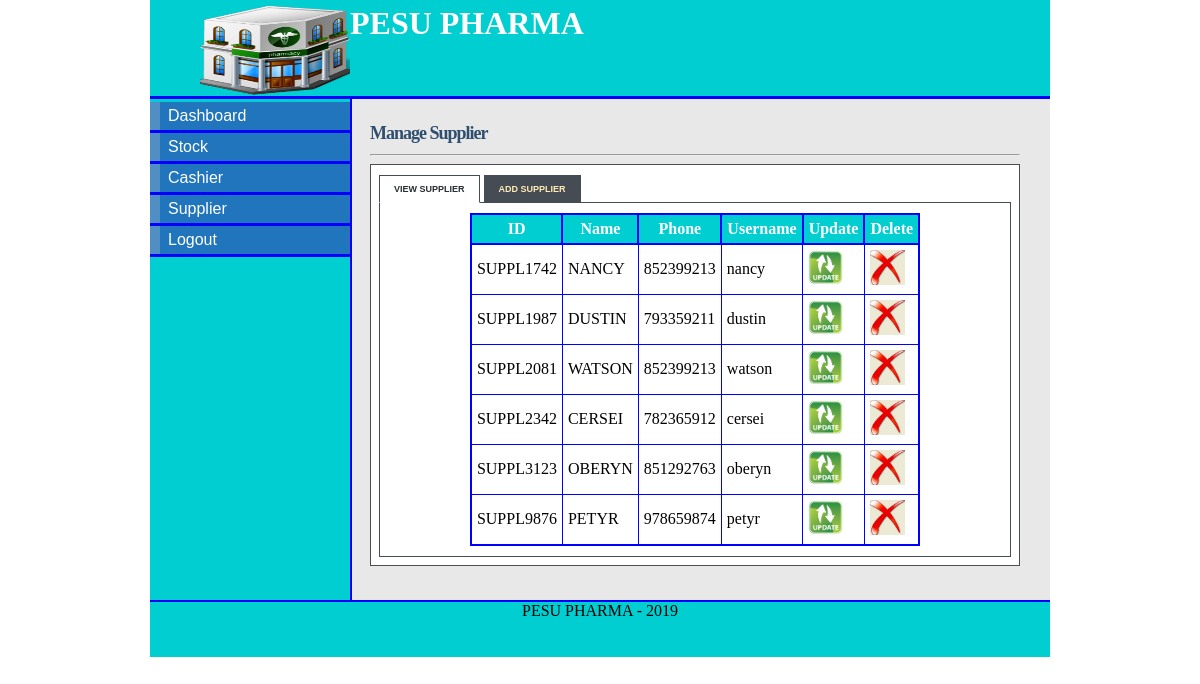
Screenshot of /admin_supplier.php (signed in) with the database file from the repository.
### tables this page shows
CREATE TABLE IF NOT EXISTS `SUPPLIER`(
  `supplier_id` VARCHAR(9) NOT NULL,
  `supplier_name` VARCHAR(15) NOT NULL,
  `supplier_sex` CHAR(1),
  `supplier_phone` INT NOT NULL,
  `cashier_id` VARCHAR(12) NOT NULL,
  `username` VARCHAR(10) NOT NULL,
  `password` VARCHAR(10) NOT NULL,
  PRIMARY KEY(`supplier_id`),
  FOREIGN KEY(`cashier_id`)REFERENCES CASHIER(`cashier_id`)
);

### admin_supplier.php (the view, shortened to what this page needs)
<!DOCTYPE html>
<html>
<head>
<link rel="stylesheet" type="text/css" href="style/mystyle.css">
<link rel="stylesheet" href="style/style.css" type="text/css" media="screen" />
<link rel="stylesheet" href="style/table.css" type="text/css" media="screen" />
</head>
<body>
<div id="content">
<div id="header">
<h1><a href="#"><img src="images/hd_logo.jpg"></a>  PESU PHARMA</h1></div>
<div id="left_column">
	<div id="button">
		<ul>
			<li><a href="admin.php">Dashboard</a></li>
            <li><a href="stock.php">Stock</a></li>
			<li><a href="admin_cashier.php">Cashier</a></li>
			<li><a href="admin_supplier.php">Supplier</a></li>
			<li><a href="logout.php">Logout</a></li>
		</ul>
</div>
		</div>
<div id="main">
<div id="tabbed_box" class="tabbed_box">
    <h4>Manage Supplier</h4>
<hr/>
    <div class="tabbed_area">
        <ul class="tabs">
            <li><a href="javascript:tabSwitch('tab_1', 'content_1');" id="tab_1" class="active">View Supplier</a></li>
            <li><a href="javascript:tabSwitch('tab_2', 'content_2');" id="tab_2">Add Supplier</a></li>
        </ul>
        <div id="content_1" class="content">
		<?php
        include_once('connect_db.php');
        $result = mysqli_query($con,"SELECT * FROM SUPPLIER")
                or die(mysqli_error($con));
        echo "<table border='1' cellpadding='5' align='center'>";
        echo "<tr> <th>ID</th><th>Name </th> <th>Phone </th> <th>Username </th><th>Update </th><th>Delete</th></tr>";
        while($row = mysqli_fetch_array( $result )) {
                echo "<tr>";
                echo '<td>' . $row['supplier_id'] . '</td>';
                echo '<td>' . $row['supplier_name'] . '</td>';
				echo '<td>' . $row['supplier_phone'] . '</td>';
				echo '<td>' . $row['username'] . '</td>';
				?>
				<td><a href="update_supplier.php?username=<?php echo $row['username']?>"><img src="images/update-icon.png" width="35" height="35" border="0" /></a></td>
				<td><a href="delete_supplier.php?Supplier_id=<?php echo $row['supplier_id']?>"><img src="images/delete-icon.jpg" width="35" height="35" border="0" /></a></td>
				<?php
		 }
        echo "</table>";
?>
        </div>
    </div>
</div>
</div>
<div id="footer" align="Center"> PESU PHARMA - 2019</div>
</div>
</body>
</html>

### style/mystyle.css (style rules this page uses)
body { margin-top: 0px; padding-top: 0px; }
#content { margin-left: auto; margin-right: auto; background: #E8E8E8; width: 900px; height: 600px; }
#header { width: 900px; height: 96px; background: #00CED1; border-bottom: solid 3px blue; }
#header h1 { margin: 0px; padding-top: 5px; margin-left: 50px; color: #fff; }
#header img { float:left; height: 90px; width: 150px; }
#left_column { clear: all; float: left; width: 200px; height: 501px; background: #00CED1; border-right:solid 2px blue; }
#main { clear: all; width: 780px; height: 470px; background: #E8E8E8; }
#button { width: 12.5em; padding: 0 0 1em 0; margin-top: 0.2em; margin-bottom: 1em; font-family: 'Trebuchet MS', 'Lucida Grande', Verdana, Arial, Sans-serif; background: #00CED1; color: #333; }
#button ul { list-style: none; margin: 0; padding: 0; border: none; }
#button li { border-bottom: 3px solid blue; margin: 0; list-style: none; list-style-image: none; }
#button li a { display: block; padding: 5px 5px 5px 0.5em; border-left: 10px solid #508fc4; border-right: 10px solid #2175bc; background-color: #2175bc; color: #fff; text-decoration: none; width: 100%; }
html>body #button li a { width: auto; }
#footer { width: 900px; height: 55px; background: #00CED1; clear: all; border-top: solid 2px blue; }

### style/style.css (style rules this page uses)
#tabbed_box { margin: 0px auto 0px 220px; width: 650px; }
.tabbed_box h4 { font-size: 18px; color:#2F4F6F; letter-spacing:-1px; margin-bottom:10px; }
.tabbed_area { border: 1px solid #494e52; background-color: #fff; padding: 8px; }
ul.tabs { margin: 0px; padding: 0px; margin-top: 5px; margin-bottom: 6px; }
ul.tabs li { list-style: none; display: inline; }
ul.tabs li a { background-color: #464c54; color: #ffebb5; padding: 8px 14px 8px 14px; text-decoration: none; font-size: 9px; font-family: Verdana, Arial, Helvetica, sans-serif; font-weight: bold; text-transform: uppercase; border: 1px solid #464c54; }
ul.tabs li a.active { background-color: #ffffff; color: #282e32; border: 1px solid #464c54; border-bottom: 1px solid #ffffff; }
.content { background-color: #ffffff; padding: 10px; border: 1px solid #464c54; }

### style/table.css (style rules this page uses)
table { border-collapse:collapse; }
table,th { border: 2px solid blue; }
th { background-color: #00CED1; color:white; }

### admin_supplier.php (style rules this page uses)
#main { height: 477px; }

### rows the page displays
supplier: supplier_id "SUPPL1742", supplier_name "NANCY", supplier_phone "852399213", username "nancy"
supplier: supplier_id "SUPPL1987", supplier_name "DUSTIN", supplier_phone "793359211", username "dustin"
supplier: supplier_id "SUPPL2081", supplier_name "WATSON", supplier_phone "852399213", username "watson"
supplier: supplier_id "SUPPL2342", supplier_name "CERSEI", supplier_phone "782365912", username "cersei"
supplier: supplier_id "SUPPL3123", supplier_name "OBERYN", supplier_phone "851292763", username "oberyn"
supplier: supplier_id "SUPPL9876", supplier_name "PETYR", supplier_phone "978659874", username "petyr"
